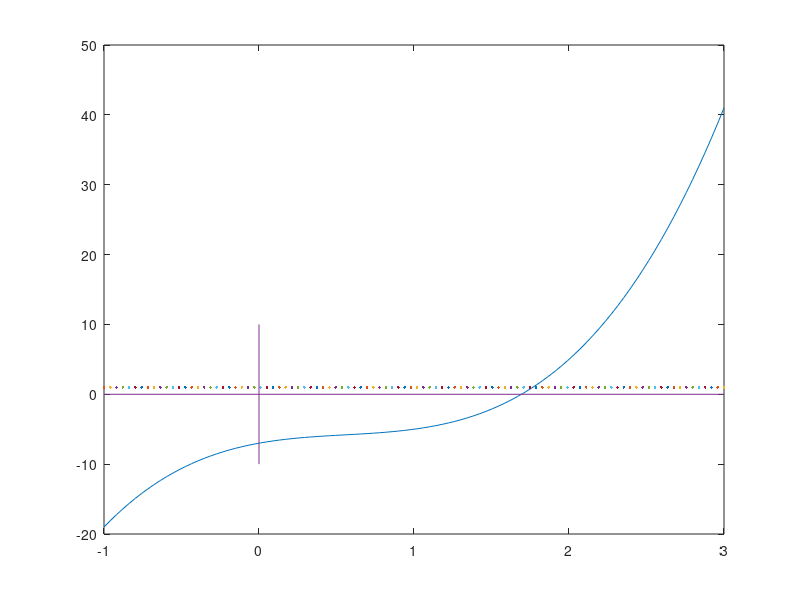

Write MATLAB code to recreate this figure. (Note: this script raises an error after producing the figure.)
%Plot Kurva
x = linspace(-1,3);
f1 = @(x) 3*x.^3 - 5*x.^2 + 4*x - 7;
f2 = @(x) 1;
y1 = f1(x);
y2 = f2(x);
plot(x,y1,x,y2)

%Menggambar sumbu x dan y
line([-1,3],[0,0])  %Sumbu X
line([0,0],[-10,10])  %Sumbu Y

%Annotation
gtext('y_1 = 3x^3-5x^2+4x-7')
gtext('y_2 = 1')
gtext('Akar')
